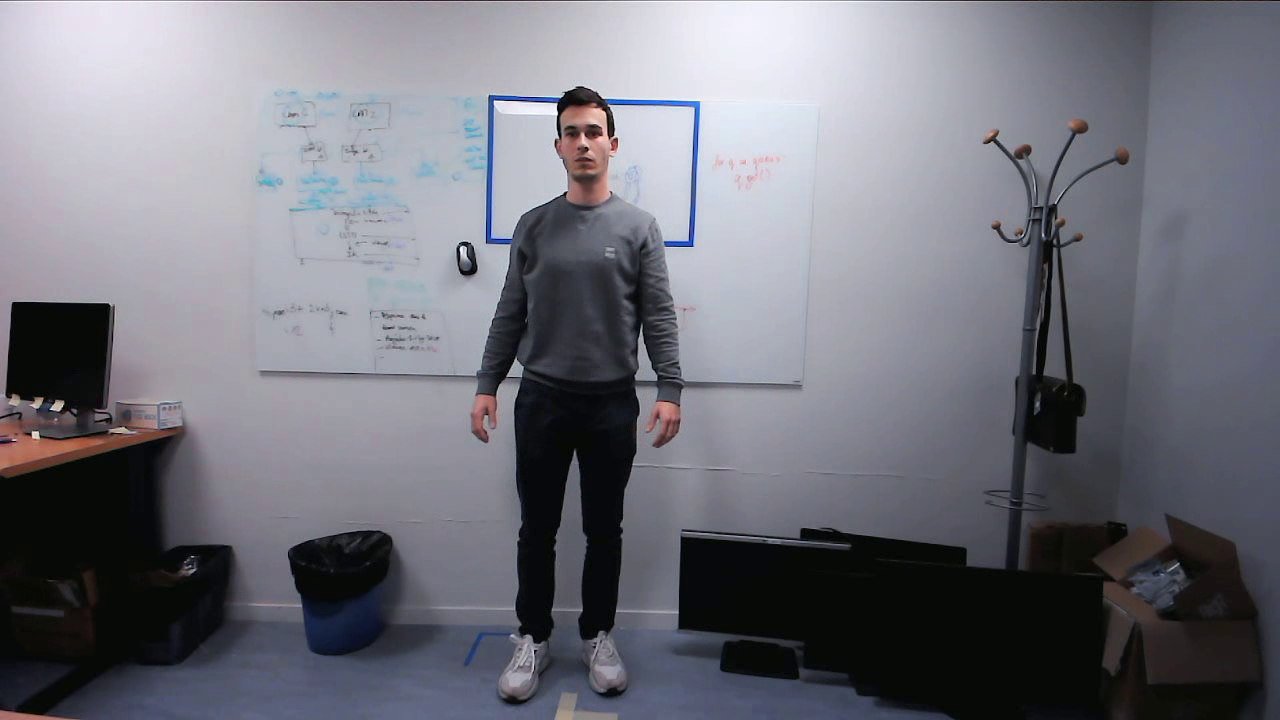
#> input picture frame 22 of tests/videos/camera_0.mp4, 1280 x 720 px
$ python get_frame_number_REBA.py
#> lines starting #> are read from the running program, lines starting #| are printed output that depends on the picture; after the words box and inside, x2 and y2 are one past the last pixel; in counts of white or black regions, pixels touching at a corner belong together
#!/usr/bin/env python3
import os
import csv
import cv2
from typing import Dict, List

# =========================
# USER SETTINGS
# =========================
ROOT_DIR   = "output"  # <- change me (this folder contains the subject folders)
MOUV_DIR   = "mouv"                    # fixed subfolder name between subject and task
VIDEO_NAME = "camera_0.mp4"            # video file name

SUBJECTS = ["Alessandro"]  # or set your own list

TASKS = ["lifting","overhead","crouch_object","robot_sanding", "robot_welding"]  # add more if needed

OUTPUT_DIR = os.path.join(ROOT_DIR, "_annotations_frames")  # where per-subject CSVs will be saved
OVERWRITE_EXISTING = False  # if True, you can overwrite an already-saved frame number for a task

# =========================
# UTILITIES
# =========================
def ensure_dir(path: str) -> None:
    os.makedirs(path, exist_ok=True)

def csv_path_for_subject(subject: str) -> str:
    ensure_dir(OUTPUT_DIR)
    return os.path.join(OUTPUT_DIR, f"{subject}_frames.csv")

def load_subject_record(subject: str, tasks: List[str]) -> Dict[str, str]:
    """
    Return a dict {task: frame_str_or_empty}. If CSV exists, load it; else initialize blanks.
    """
    path = csv_path_for_subject(subject)
    record = {t: "" for t in tasks}
    if not os.path.exists(path):
        return record

    try:
        with open(path, "r", newline="") as f:
            reader = csv.DictReader(f)
            rows = list(reader)
            if rows:
                row = rows[0]
                for t in tasks:
                    if t in row and row[t] is not None:
                        record[t] = row[t]
    except Exception as e:
        print(f"[WARN] Could not read existing CSV for {subject}: {e}")
    return record

def save_subject_record(subject: str, record: Dict[str, str], tasks: List[str]) -> None:
    """
    Write a one-row CSV with header = tasks, values = frame numbers (or empty).
    """
    path = csv_path_for_subject(subject)
    try:
        with open(path, "w", newline="") as f:
            writer = csv.DictWriter(f, fieldnames=tasks)
            writer.writeheader()
            writer.writerow({t: record.get(t, "") for t in tasks})
        print(f"[INFO] Saved CSV: {path}")
    except Exception as e:
        print(f"[ERROR] Could not save CSV for {subject}: {e}")

def video_path(subject: str, task: str) -> str:
#> in review_video_for_task, frame is the input picture: shape (720, 1280, 3); mean B, G, R 122.4, 113.8, 113.3
    return os.path.join(ROOT_DIR, subject, MOUV_DIR, task, VIDEO_NAME)

# =========================
# INTERACTIVE REVIEW
# =========================
INSTRUCTIONS = (
    "Controls: [any key]=next frame | b=back one frame | y=save frame & next video | "
    "q=skip video | ESC=quit"
)

def draw_overlay(frame, text_lines, origin=(12, 28), line_height=24):
    """Overlay multiple lines of text on the frame."""
#> called with origin = (12, 28), line_height = 24
    x, y = origin
    for line in text_lines:
        cv2.putText(frame, line, (x, y), cv2.FONT_HERSHEY_SIMPLEX, 0.7, (0, 255, 0), 2, cv2.LINE_AA)
        y += line_height
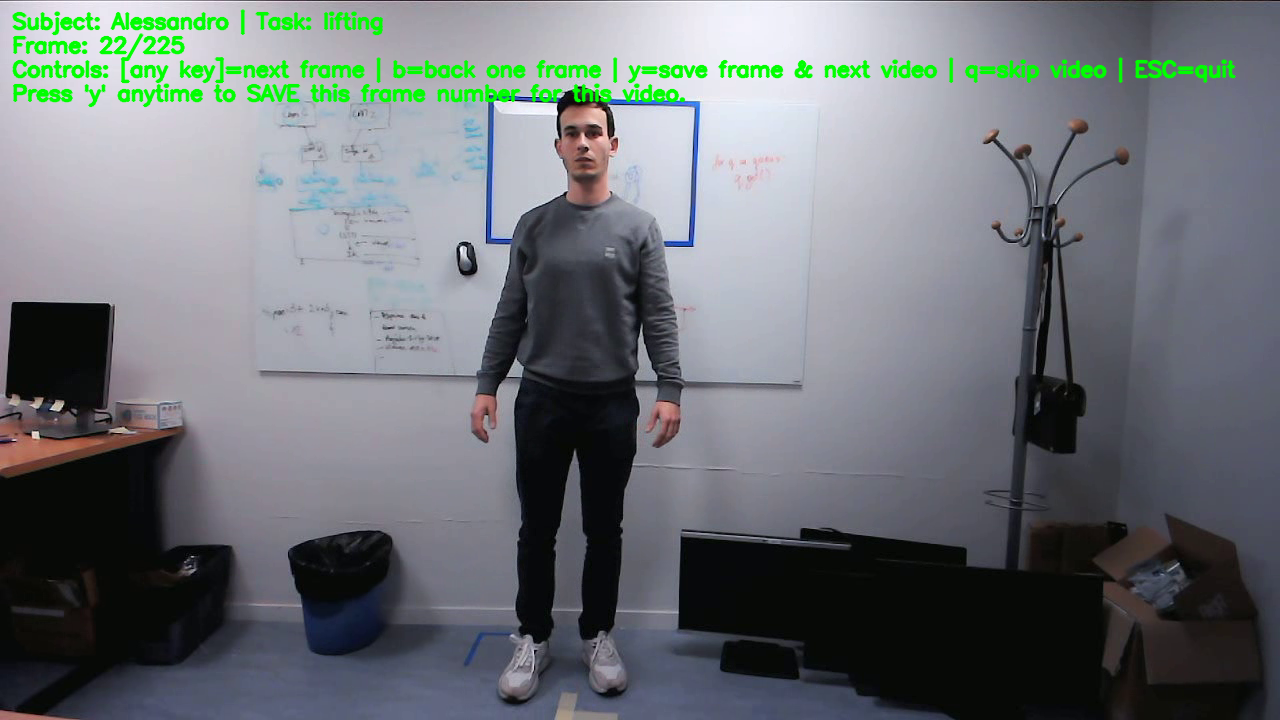
#> frame: shape (720, 1280, 3); 2.92% of pixels changed, all inside (x1, y1, x2, y2) = (11, 9, 1237, 108)
#> after the loop, y = 124

def review_video_for_task(subject: str, task: str, record: Dict[str, str]) -> bool:
    """
    Show the video frame-by-frame.
    Press 'y' to save current frame number for this task and move on.
    Returns False if user pressed ESC to quit everything; True otherwise.
    """
    path = video_path(subject, task)
    if not os.path.exists(path):
        print(f"[WARN] Missing video: {path}")
        return True  # continue

    if record.get(task, "") and not OVERWRITE_EXISTING:
        print(f"[INFO] {subject}/{task} already has a saved frame ({record[task]}). Skipping (OVERWRITE_EXISTING=False).")
        return True

    cap = cv2.VideoCapture(path)
    if not cap.isOpened():
        print(f"[ERROR] Could not open: {path}")
        return True

    total_frames = int(cap.get(cv2.CAP_PROP_FRAME_COUNT)) or -1
    win = "Video Review"
    cv2.namedWindow(win, cv2.WINDOW_NORMAL)

    print(f"\n[REVIEW] {subject} — {task}")
    print(INSTRUCTIONS)
    while True:
        ret, frame = cap.read()
        if not ret:
            print("[INFO] Reached end of video without saving. Skipping.")
            break

        # current frame index is POS_FRAMES after read, so subtract 1
        frame_idx = int(max(0, cap.get(cv2.CAP_PROP_POS_FRAMES) - 1))

        overlay_lines = [
            f"Subject: {subject} | Task: {task}",
            f"Frame: {frame_idx}" + (f"/{total_frames - 1}" if total_frames > 0 else ""),
            INSTRUCTIONS,
            "Press 'y' anytime to SAVE this frame number for this video."
        ]
        draw_overlay(frame, overlay_lines)

        cv2.imshow(win, frame)
        key = cv2.waitKey(0) & 0xFF  # wait for a key at each frame
#> (key q is pressed here)

        if key == 27:  # ESC
            print("[INFO] ESC pressed. Quitting.")
            cap.release()
            cv2.destroyWindow(win)
            return False  # signal to quit everything

        if key in (ord('q'), ord('Q')):  # skip this video
            print("[INFO] Skipping this video.")
            break

        if key in (ord('b'), ord('B')):  # go back one frame
            back_to = max(0, frame_idx - 1)
            cap.set(cv2.CAP_PROP_POS_FRAMES, back_to)
            continue

        if key in (ord('y'), ord('Y')):  # save current frame
            record[task] = str(frame_idx)
            print(f"[SAVED] {subject} — {task}: frame {frame_idx}")
            break

        # Any other key => step to next frame
        # (nothing else to do; next loop iteration reads next frame)

    cap.release()
    cv2.destroyWindow(win)
    return True

# =========================
# MAIN
# =========================
def main():
    ensure_dir(OUTPUT_DIR)
    for subject in SUBJECTS:
        print(f"\n========== {subject} ==========")
        record = load_subject_record(subject, TASKS)

        for task in TASKS:
            cont = review_video_for_task(subject, task, record)
            # Save after each task so progress isn't lost
            save_subject_record(subject, record, TASKS)
            if not cont:  # user pressed ESC
                print("[INFO] Exiting by user request.")
                return

    print("\n[DONE] All subjects/tasks processed.")

if __name__ == "__main__":
    main()

$ run again, starting later in the video
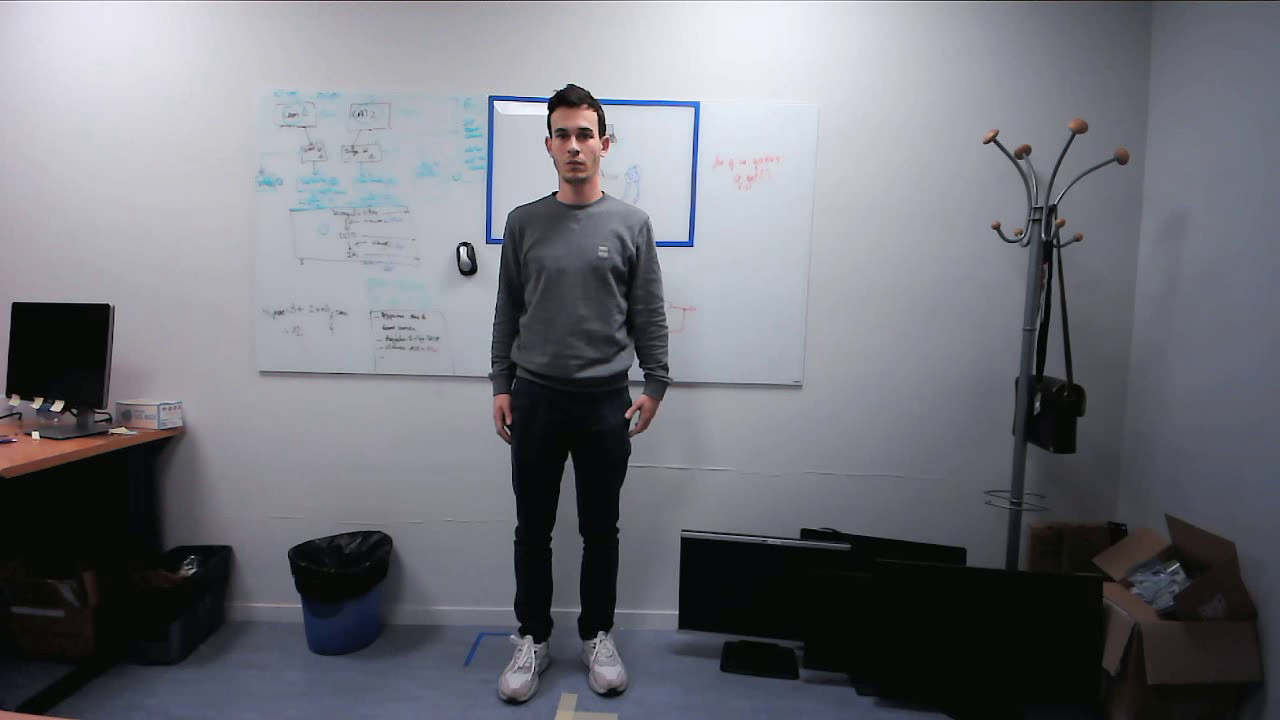
#> input picture frame 101 of tests/videos/camera_0.mp4, 1280 x 720 px
#> in review_video_for_task, frame is the input picture: shape (720, 1280, 3); mean B, G, R 121.8, 114.1, 113.1
#> after the loop in draw_overlay, `for line in text_lines:`:
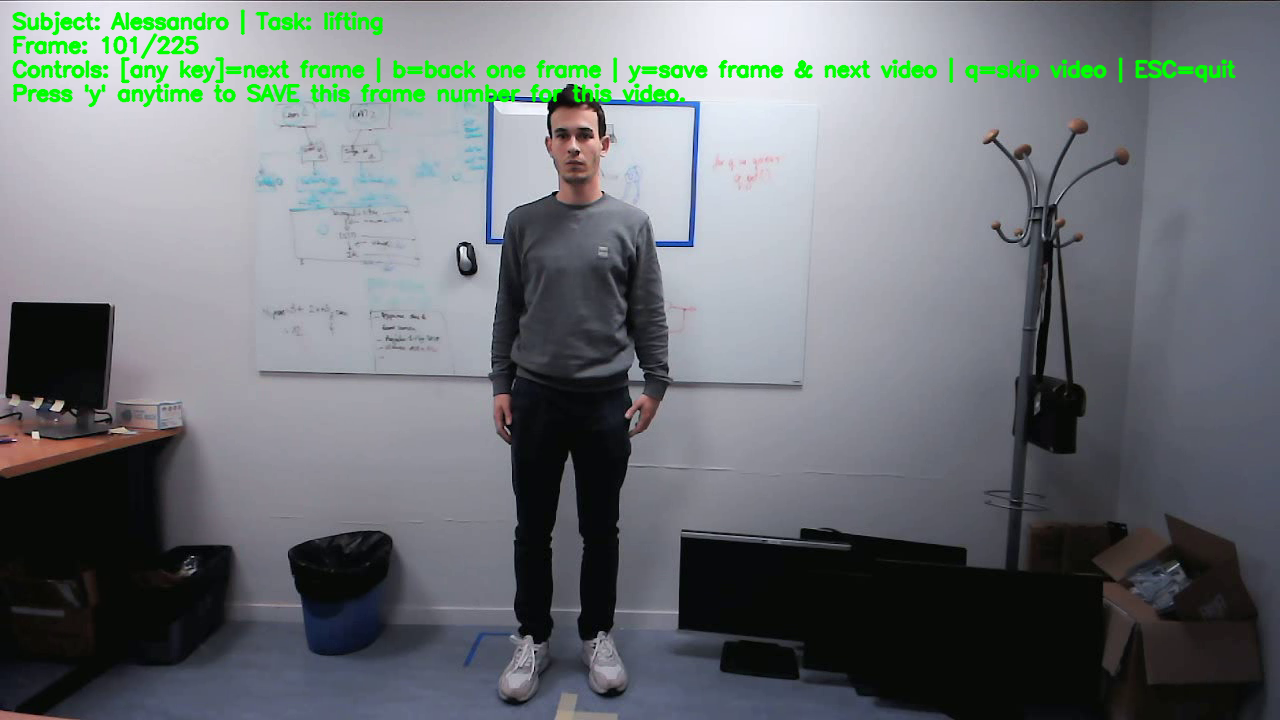
#> frame: shape (720, 1280, 3); 2.93% of pixels changed, all inside (x1, y1, x2, y2) = (11, 9, 1237, 108)
#> after the loop in draw_overlay, `for line in text_lines:`: y = 124

$ run again, starting later in the video
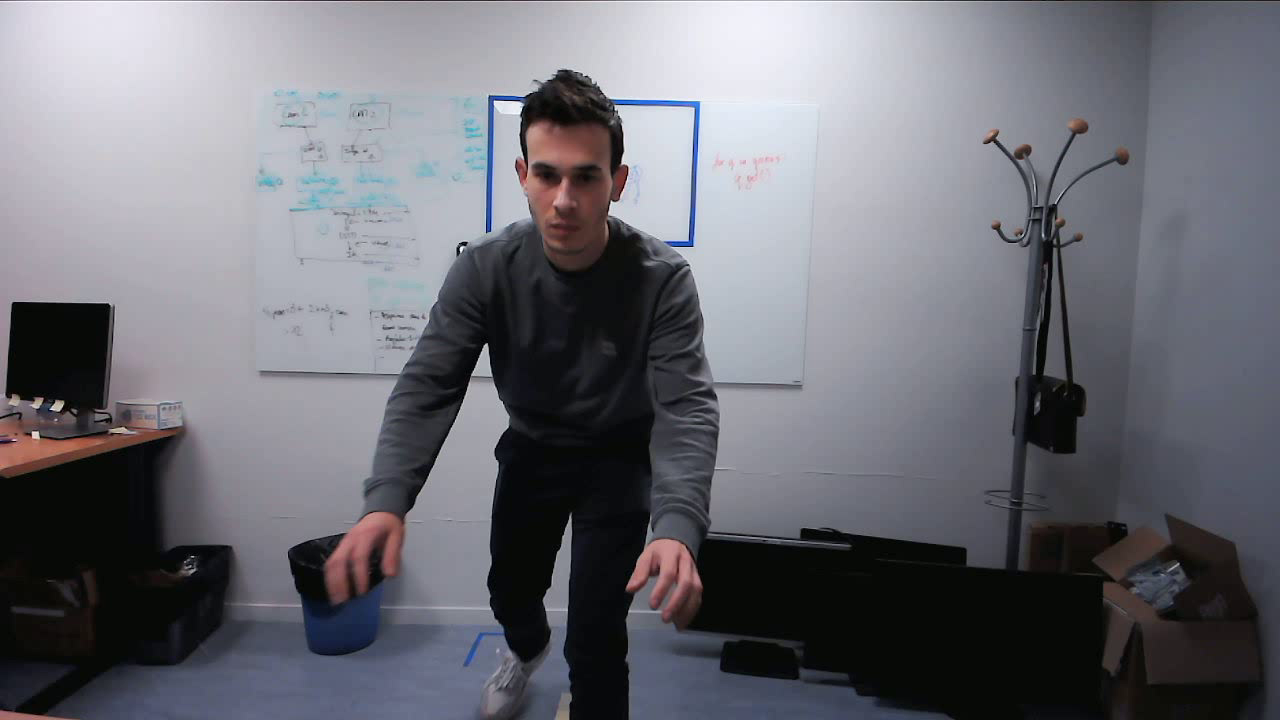
#> input picture frame 180 of tests/videos/camera_0.mp4, 1280 x 720 px
#> in review_video_for_task, frame is the input picture: shape (720, 1280, 3); mean B, G, R 116.1, 108.8, 108.4
#> after the loop in draw_overlay, `for line in text_lines:`:
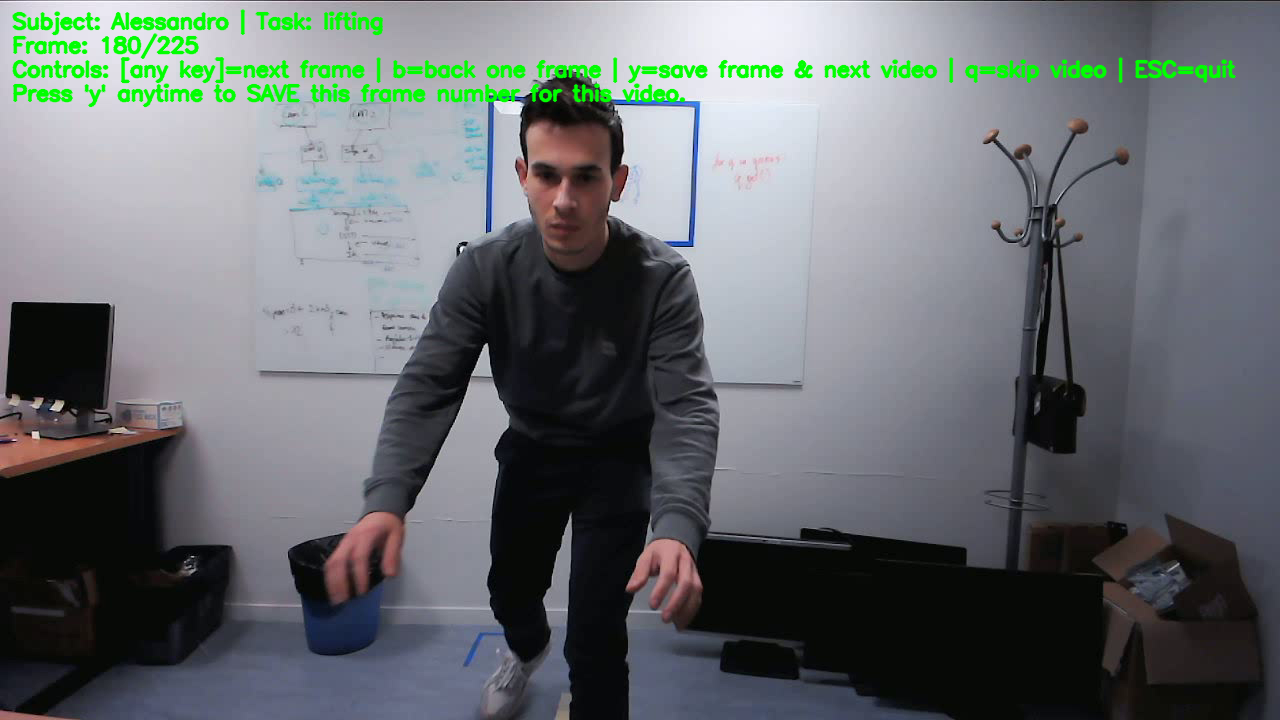
#> frame: shape (720, 1280, 3); 2.94% of pixels changed, all inside (x1, y1, x2, y2) = (11, 9, 1237, 108)
#> after the loop in draw_overlay, `for line in text_lines:`: y = 124
